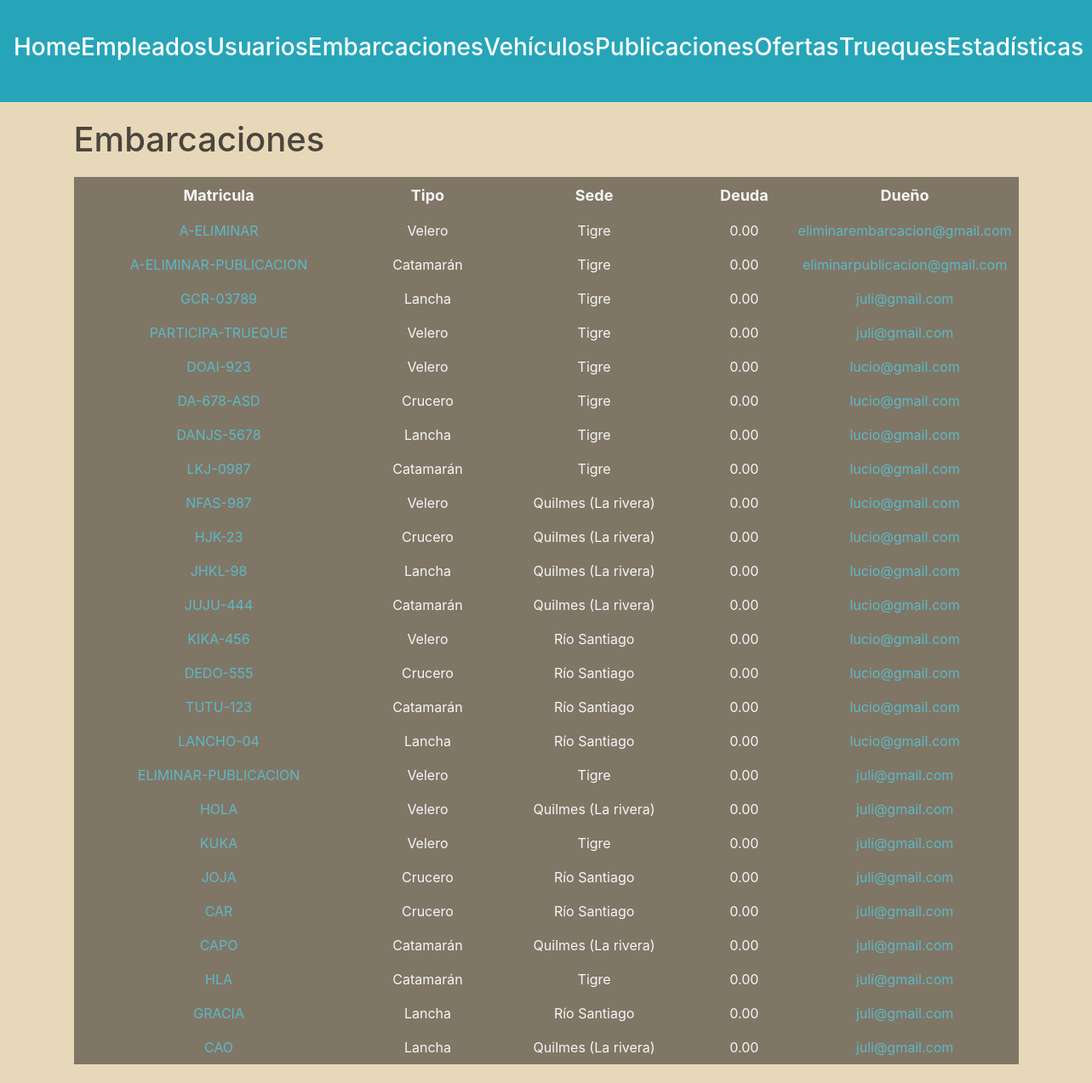
The app's page /administracion/embarcaciones/ (signed in), older data.
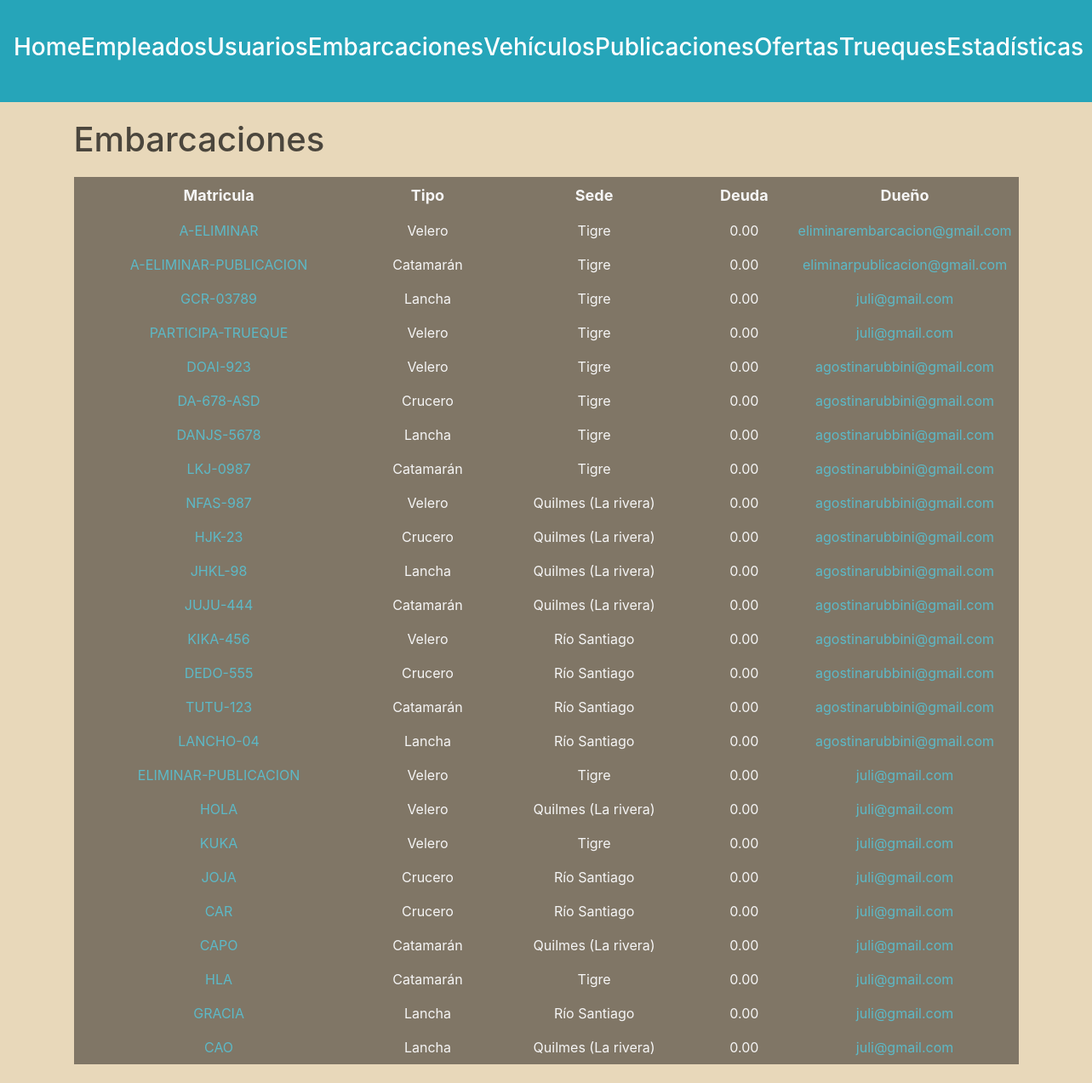
The same page, newer data.
### embarcaciones/models.py (models this page shows)
class Embarcacion(models.Model):
    matricula = models.CharField(max_length=100, unique=True)
    modelo = models.CharField(max_length=100)
    tipo = models.ForeignKey(TipoEmbarcacion, on_delete=models.SET_NULL, null=True)
    m_eslora = models.DecimalField(max_digits=5, decimal_places=2)
    m_manga = models.DecimalField(max_digits=5, decimal_places=2)
    m_calado = models.DecimalField(max_digits=5, decimal_places=2)
    motor = models.BooleanField(default=False)
    deuda = models.DecimalField(max_digits=10, decimal_places=2, default=0)
    sede = models.ForeignKey(Sede, on_delete=models.SET_NULL, null=True)
    dueño = models.ForeignKey(Usuario, on_delete=models.CASCADE)

class TipoEmbarcacion(models.Model):
    clase= models.CharField(max_length=50, unique=True)

### usuarios/models.py (models this page shows, shortened)
class Usuario(AbstractBaseUser, PermissionsMixin):
    nombre = models.CharField(max_length=50)
    apellido = models.CharField(max_length=50)
    fecha_nacimiento = models.DateField()
    telefono = models.CharField(max_length=13)
    mail = models.EmailField(max_length=50, unique=True)
    password = models.CharField(max_length=128)
    is_staff= models.BooleanField(default=False)
    is_blocked= models.BooleanField(default=False)
    USERNAME_FIELD = 'mail'
    REQUIRED_FIELDS = ['nombre', 'apellido', 'fecha_nacimiento', 'telefono']

### empleados/models.py (models this page shows)
class Sede(models.Model):
    nombre = models.CharField(max_length=100, unique=True)

### administrador/views.py (the view)
# urls.py: path('', include('embarcaciones.urls')),
def embarcaciones(request):
    user = request.user
    if not user.is_superuser:
        return redirect('home')
    embarcaciones = Embarcacion.objects.exclude(matricula__startswith='*')
    return render(request, 'boats.html', {'embarcaciones' : embarcaciones})

### autenticacion/backend.py (called while the page is built)
    def get_user(self, user_id):
        UserModel = get_user_model()
        try:
            return UserModel.objects.get(pk=user_id)
        except UserModel.DoesNotExist:
            return None

### administrador/templates/boats.html (shortened to what this page needs)
{% extends 'layouts/navbar.html' %}
{% block content %}
<div class="header">
    <h1>Embarcaciones</h1>
</div>
{% if embarcaciones %}
    <table>
        <thead>
            <tr>
                <th>Matricula</th>
                <th>Tipo</th>
                <th>Sede</th>
                <th>Deuda</th>
                <th>Dueño</th>
            </tr>
        </thead>
        <tbody>
            {% for embarcacion in embarcaciones %}
                <tr>
                    <td>
                        <a href="{% url 'ver detalle embarcacion' embarcacion.id 0 %}"> {{embarcacion.matricula}} </a>
                    </td>
                    <td>{{embarcacion.tipo.clase}}</td>
                    <td>{{embarcacion.sede.nombre}}</td>
                    <td>{{embarcacion.deuda}}</td>
                    <td>
                        <a href="{% url 'ver perfil' embarcacion.dueño.id %}"> {{embarcacion.dueño}} </a>
                    </td>
                </tr>
            {% endfor %}
        </tbody>
    </table>
{% else %}
    <h3>No existen embarcaciones en la plataforma.</h3>
{% endif %}
{% endblock %}

Row changes from the older to the newer data that the page shows:
changed through a linked row, Embarcacion "DOAI-923": dueño "lucio@gmail.com" → "agostinarubbini@gmail.com"
changed through a linked row, Embarcacion "DA-678-ASD": dueño "lucio@gmail.com" → "agostinarubbini@gmail.com"
changed through a linked row, Embarcacion "DANJS-5678": dueño "lucio@gmail.com" → "agostinarubbini@gmail.com"
changed through a linked row, Embarcacion "LKJ-0987": dueño "lucio@gmail.com" → "agostinarubbini@gmail.com"
changed through a linked row, Embarcacion "NFAS-987": dueño "lucio@gmail.com" → "agostinarubbini@gmail.com"
changed through a linked row, Embarcacion "HJK-23": dueño "lucio@gmail.com" → "agostinarubbini@gmail.com"
changed through a linked row, Embarcacion "JHKL-98": dueño "lucio@gmail.com" → "agostinarubbini@gmail.com"
changed through a linked row, Embarcacion "JUJU-444": dueño "lucio@gmail.com" → "agostinarubbini@gmail.com"
changed through a linked row, Embarcacion "KIKA-456": dueño "lucio@gmail.com" → "agostinarubbini@gmail.com"
changed through a linked row, Embarcacion "DEDO-555": dueño "lucio@gmail.com" → "agostinarubbini@gmail.com"
changed through a linked row, Embarcacion "TUTU-123": dueño "lucio@gmail.com" → "agostinarubbini@gmail.com"
changed through a linked row, Embarcacion "LANCHO-04": dueño "lucio@gmail.com" → "agostinarubbini@gmail.com"
